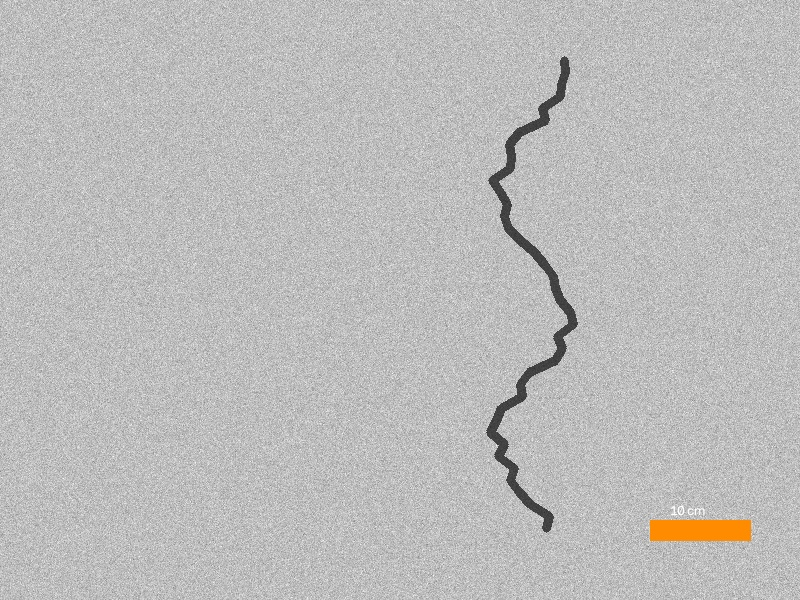
#> input picture dataset/raw/CAMPUS_ACADEMIC_001.jpg, 800 x 600 px
$ python main.py dataset/raw/CAMPUS_ACADEMIC_001.jpg dataset/raw/CAMPUS_CLEAN_007.jpg   (older library calls are emulated)
#> lines starting #> are read from the running program, lines starting #| are printed output that depends on the picture
### algorithms/preprocessing.py
"""
preprocessing.py
-----------------
Stage 1 of the pipeline: turns a raw campus photo into a clean,
consistently-lit grayscale image ready for edge detection.

UNIQUE FEATURE — Lighting-Aware Adaptive Enhancement:
Instead of applying the same fixed CLAHE settings to every image
(which is what most student projects do), this module first measures
how bright/dark/shadowed the image is using histogram statistics,
classifies it into a lighting category, and then picks CLAHE
parameters suited to that category. This directly targets your
faculty requirement of "different lighting conditions" and gives you
a genuine, explainable novelty point for the report.
"""

import cv2
import numpy as np


def resize_image(image, target_width=800):
    """Resize keeping aspect ratio so all images are processed at a
    consistent scale (keeps pixel-based measurements comparable)."""
    h, w = image.shape[:2]
    scale = target_width / w
    new_size = (target_width, int(h * scale))
    return cv2.resize(image, new_size, interpolation=cv2.INTER_AREA)


def to_grayscale(image):
    return cv2.cvtColor(image, cv2.COLOR_BGR2GRAY)


def classify_lighting(gray):
    """
    Classifies the image into one of: 'dark', 'bright', 'shadow_uneven',
    'normal' using simple, explainable statistics:
      - mean brightness  -> overall dark/bright
      - std deviation     -> low std + patches of very different
                              local means => uneven/shadow
    Returns a string label used to pick enhancement parameters.
    """
    mean_val = np.mean(gray)
    std_val = np.std(gray)

    # split into a 4x4 grid and look at how much local means vary —
    # a strong sign of shadow / uneven illumination
    h, w = gray.shape
    grid_means = []
    for i in range(4):
        for j in range(4):
            block = gray[i * h // 4:(i + 1) * h // 4, j * w // 4:(j + 1) * w // 4]
            grid_means.append(np.mean(block))
    grid_std = np.std(grid_means)

    if grid_std > 35:
        return "shadow_uneven"
    elif mean_val < 80:
        return "dark"
    elif mean_val > 190:
        return "bright"
    else:
        return "normal"


# CLAHE parameter presets tuned per lighting category.
# clipLimit: how aggressively contrast is boosted
# tileGridSize: smaller tiles = more local/aggressive correction (good for shadows)
LIGHTING_PRESETS = {
    "dark":          {"clipLimit": 3.5, "tileGridSize": (8, 8)},
    "bright":        {"clipLimit": 1.5, "tileGridSize": (8, 8)},
    "shadow_uneven": {"clipLimit": 2.5, "tileGridSize": (4, 4)},  # smaller tiles fight local shadows
    "normal":        {"clipLimit": 2.0, "tileGridSize": (8, 8)},
}


def enhance_contrast(gray, lighting_label=None):
    """Applies CLAHE using parameters chosen for the detected lighting
    condition. Returns (enhanced_image, lighting_label_used)."""
    if lighting_label is None:
        lighting_label = classify_lighting(gray)
    params = LIGHTING_PRESETS[lighting_label]
    clahe = cv2.createCLAHE(clipLimit=params["clipLimit"], tileGridSize=params["tileGridSize"])
    enhanced = clahe.apply(gray)
    return enhanced, lighting_label


def reduce_noise(gray):
    """Gaussian blur to suppress high-frequency noise before edge
    detection, without erasing thin crack lines (small 3x3 kernel)."""
    return cv2.GaussianBlur(gray, (3, 3), sigmaX=0.8)


def preprocess_pipeline(image_bgr):
    """
    Runs the full preprocessing chain and returns a dict of every
    intermediate result (needed for the "save intermediate outputs"
    requirement) plus the lighting label detected.
    """
    resized = resize_image(image_bgr)
    gray = to_grayscale(resized)
    lighting_label = classify_lighting(gray)
    enhanced, _ = enhance_contrast(gray, lighting_label)
    denoised = reduce_noise(enhanced)

    return {
        "resized": resized,
        "grayscale": gray,
        "enhanced": enhanced,
        "denoised": denoised,
        "lighting_label": lighting_label,
    }

### algorithms/sobel.py
"""
sobel.py — Sobel edge detection.

Concept: Sobel convolves the image with two 3x3 kernels (one for
horizontal gradient Gx, one for vertical gradient Gy). The gradient
magnitude sqrt(Gx^2 + Gy^2) is high wherever intensity changes
sharply — i.e. at edges, including crack boundaries.
"""

import cv2
import numpy as np
import time


def detect(gray_image):
    start = time.time()

    gx = cv2.Sobel(gray_image, cv2.CV_64F, 1, 0, ksize=3)
    gy = cv2.Sobel(gray_image, cv2.CV_64F, 0, 1, ksize=3)
    magnitude = np.sqrt(gx ** 2 + gy ** 2)
    magnitude = np.uint8(255 * magnitude / (np.max(magnitude) + 1e-6))

    elapsed = time.time() - start
    return magnitude, elapsed

### algorithms/prewitt.py
"""
prewitt.py — Prewitt edge detection.

Concept: Similar to Sobel, but uses simpler uniform-weight 3x3
kernels instead of Sobel's weighted-center kernels. This makes it
slightly faster but generally a bit more noise-sensitive than Sobel.
OpenCV has no built-in Prewitt, so we implement the kernels manually
with cv2.filter2D — good talking point for the report (shows you
understand the math, not just calling a library function).
"""

import cv2
import numpy as np
import time

KERNEL_X = np.array([[-1, 0, 1],
                      [-1, 0, 1],
                      [-1, 0, 1]], dtype=np.float32)

KERNEL_Y = np.array([[-1, -1, -1],
                      [0, 0, 0],
                      [1, 1, 1]], dtype=np.float32)


def detect(gray_image):
    start = time.time()

    gx = cv2.filter2D(gray_image.astype(np.float32), -1, KERNEL_X)
    gy = cv2.filter2D(gray_image.astype(np.float32), -1, KERNEL_Y)
    magnitude = np.sqrt(gx ** 2 + gy ** 2)
    magnitude = np.uint8(255 * magnitude / (np.max(magnitude) + 1e-6))

    elapsed = time.time() - start
    return magnitude, elapsed

### algorithms/laplacian.py
"""
laplacian.py — Laplacian edge detection.

Concept: Unlike Sobel/Prewitt (first-derivative, directional),
Laplacian is a second-derivative operator — it responds to regions
where the rate of intensity change itself changes, regardless of
direction. This makes it good at catching thin cracks in all
orientations at once, but it is also the most noise-sensitive of the
four, so we apply a light blur first.
"""

import cv2
import numpy as np
import time


def detect(gray_image):
    start = time.time()

    blurred = cv2.GaussianBlur(gray_image, (3, 3), 0)
    lap = cv2.Laplacian(blurred, cv2.CV_64F, ksize=3)
    lap = np.uint8(255 * np.abs(lap) / (np.max(np.abs(lap)) + 1e-6))

    elapsed = time.time() - start
    return lap, elapsed

### algorithms/canny.py
"""
canny.py — Canny edge detection.

Concept: A multi-stage algorithm (gradient computation -> non-maximum
suppression -> double thresholding -> edge tracking by hysteresis)
that produces thin, well-connected edges. It usually gives the
cleanest crack outlines of the four, but needs good threshold values.

UNIQUE FEATURE — Auto-thresholding via Otsu's value:
Instead of hardcoding Canny's low/high thresholds (which is what most
student implementations do, and which then fails on your night /
strong-sunlight images), we derive the thresholds from the image's
own Otsu threshold value. This makes Canny adapt per-image instead of
using one fixed setting for your entire 200+ image dataset.
"""

import cv2
import time


def detect(gray_image):
    start = time.time()

    # Use Otsu's threshold to derive adaptive Canny bounds instead of
    # fixed magic numbers -- makes this robust across your lighting-varied dataset.
    otsu_thresh, _ = cv2.threshold(gray_image, 0, 255, cv2.THRESH_BINARY + cv2.THRESH_OTSU)
    lower = 0.5 * otsu_thresh
    upper = otsu_thresh

    edges = cv2.Canny(gray_image, lower, upper)

    elapsed = time.time() - start
    return edges, elapsed

### algorithms/fusion.py
"""
fusion.py — Weighted Multi-Operator Fusion (the project's novelty algorithm)

WHY THIS EXISTS:
The faculty asked for 4 algorithms, so Sobel/Prewitt/Laplacian/Canny
remain the mandatory core comparison. This module adds a genuinely
useful 5th "bonus" method that most student projects on this topic do
NOT include, which is what will make yours stand out in review:

    Fusion = w1*Sobel + w2*Prewitt + w3*Laplacian + w4*Canny(as 0/255 mask)

Different operators fail in different ways: Sobel/Prewitt smear on
diagonal cracks, Laplacian over-triggers on noise, Canny can break a
crack into disconnected segments under harsh shadows. Combining them
with weights lets strong responses from any operator contribute,
often producing a MORE continuous, LESS noisy crack mask than any
single operator alone. This gives you a real, defensible research
angle: "does a weighted fusion outperform each individual classical
operator?" — exactly the kind of comparative-study depth a reviewer
wants to see, without turning this into a deep-learning project.

The weights below are a sensible default; the evaluation stage in
this project will let you show, with your OWN ground truth data,
whether fusion actually improves F1-score — you must not simply
assert it does without measuring it.
"""

import cv2
import numpy as np
import time


DEFAULT_WEIGHTS = {"sobel": 0.3, "prewitt": 0.2, "laplacian": 0.2, "canny": 0.3}


def detect(gray_image, sobel_map, prewitt_map, laplacian_map, canny_map, weights=None):
    """
    Combines the four already-computed edge maps into one fused map.
    Passing in the maps (rather than recomputing) avoids duplicate
    work and keeps timing measurements for each individual algorithm
    honest/unaffected.
    """
    start = time.time()
    w = weights or DEFAULT_WEIGHTS

    # normalize canny (binary 0/255) onto the same continuous scale as the others
    canny_norm = canny_map.astype(np.float32)

    fused = (
        w["sobel"] * sobel_map.astype(np.float32)
        + w["prewitt"] * prewitt_map.astype(np.float32)
        + w["laplacian"] * laplacian_map.astype(np.float32)
        + w["canny"] * canny_norm
    )
    fused = np.uint8(255 * fused / (np.max(fused) + 1e-6))

    elapsed = time.time() - start
    return fused, elapsed

### main.py
"""
main.py
--------
Orchestrates the complete classical pipeline for ONE image:

  Input -> Preprocess -> [Sobel|Prewitt|Laplacian|Canny|Fusion]
        -> Segment -> Morphology -> Skeletonize -> Measure
        -> Damage % -> Orientation & Severity Triage -> Heatmap -> Annotated Output

Saves every intermediate stage to outputs/<stage>/<image_id>.png
(faculty requirement: intermediate outputs must be generated and saved).

Usage:
    python main.py path/to/image.jpg
"""

import os
import sys
import cv2
import numpy as np

from algorithms import preprocessing, sobel, prewitt, laplacian, canny, fusion, segmentation, morphology
from measurement import calibration, length, width, area

OUTPUT_DIR = "outputs"


def save(stage, image_id, img):
    folder = os.path.join(OUTPUT_DIR, stage)
    os.makedirs(folder, exist_ok=True)
    cv2.imwrite(os.path.join(folder, f"{image_id}.png"), img)


# [56 lines left out: functions crack_confidence_score, generate_width_heatmap, annotate_final, not called in this run]


def run_pipeline(image_path, chosen_algo="canny", reference_cm=10.0, save_outputs=True):
#> called with image_path = 'dataset/raw/CAMPUS_ACADEMIC_001.jpg', chosen_algo = 'dataset/raw/CAMPUS_CLEAN_007.jpg', reference_cm = 10, save_outputs = True
    image_id = os.path.splitext(os.path.basename(image_path))[0]
    image_bgr = cv2.imread(image_path)
#> image_bgr is the input picture: shape (600, 800, 3); mean B, G, R 187.3, 187.9, 188.4
    if image_bgr is None:
        raise FileNotFoundError(f"Could not read image: {image_path}")

    pre = preprocessing.preprocess_pipeline(image_bgr)
#> in classify_lighting, `mean_val = np.mean(gray)`: mean_val = 188
#> in classify_lighting, `std_val = np.std(gray)`: std_val = 20.11
#> after the loop in classify_lighting, `for i in range(4):`:
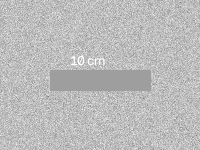
#> block: shape (150, 200); min 123, max 255, mean 187.4
#> after the loop in classify_lighting, `for i in range(4):`: grid_means = [189.4, 189.6, 185.1, 189.5, 189.5, 189.5, 182.9, 189.6, 189.6, 189.5, 181.8, 189.6, 189.5, 189.4, 185.6, 187.4]
#> in classify_lighting, `grid_std = np.std(grid_means)`: grid_std = 2.54
#> in preprocess_pipeline, `lighting_label = classify_lighting(gray)`: lighting_label = 'normal'
#> in enhance_contrast, `enhanced = clahe.apply(gray)`:
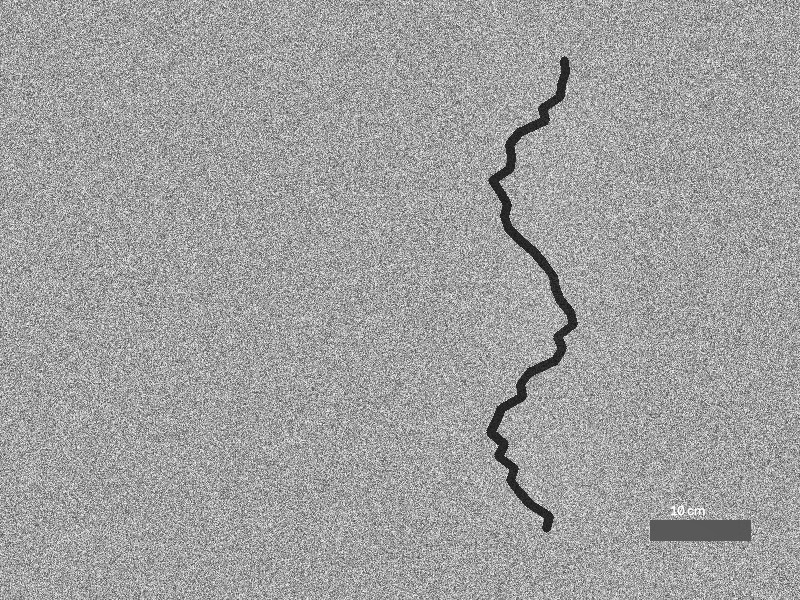
#> enhanced: shape (600, 800); min 20, max 255, mean 160
#> pre = 5 items
    resized, gray, enhanced, denoised = pre["resized"], pre["grayscale"], pre["enhanced"], pre["denoised"]
    lighting = pre["lighting_label"]
#> lighting = 'normal'

    edge_maps = {}
    timings = {}
    edge_maps["sobel"], timings["sobel"] = sobel.detect(denoised)
#> in detect, `gx = cv2.Sobel(gray_image, cv2.CV_64F, 1, 0, ksize=3)`:
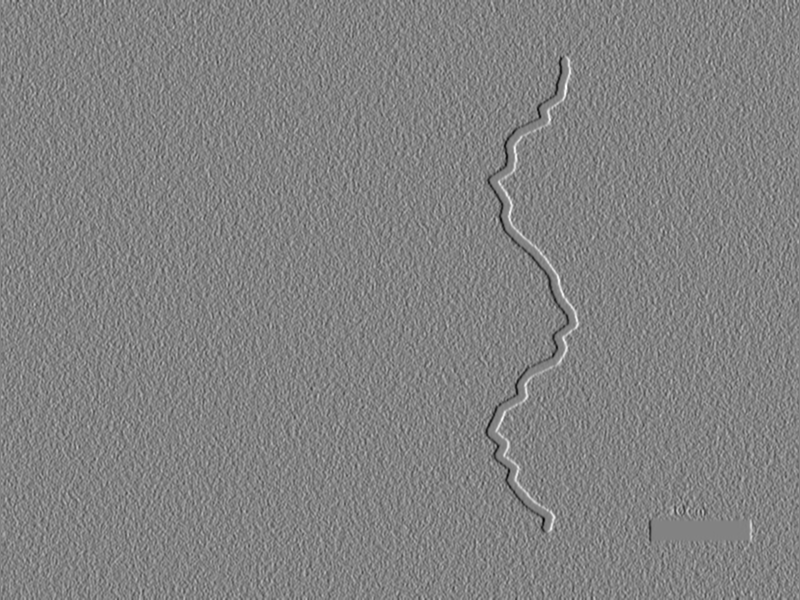
#> gx: shape (600, 800) float64; min -537, max 511, mean 0; drawn with min black and max white
#> in detect, `gy = cv2.Sobel(gray_image, cv2.CV_64F, 0, 1, ksize=3)`:
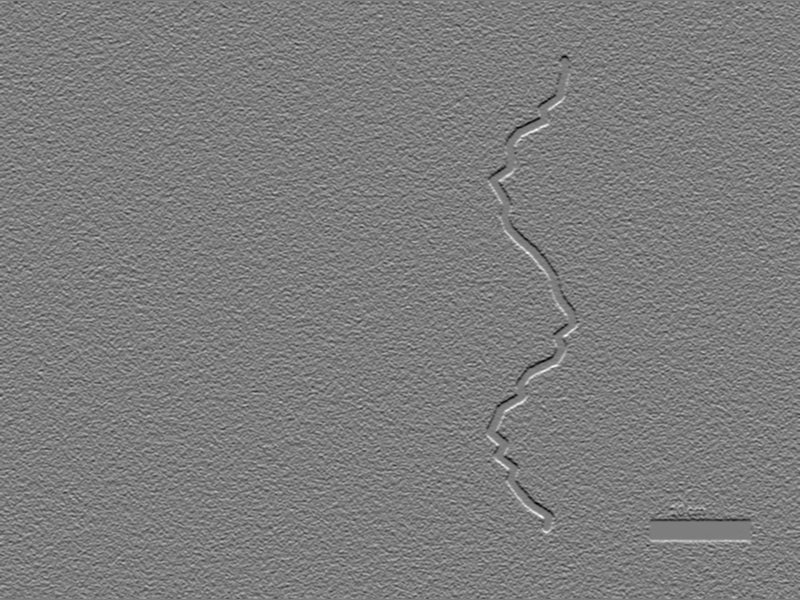
#> gy: shape (600, 800) float64; min -466, max 481, mean 0; drawn with min black and max white
    edge_maps["prewitt"], timings["prewitt"] = prewitt.detect(denoised)
    edge_maps["laplacian"], timings["laplacian"] = laplacian.detect(denoised)
#> in detect, `lap = np.uint8(255 * np.abs(lap) / (np.max(np.abs(lap)) + 1e-6))`:
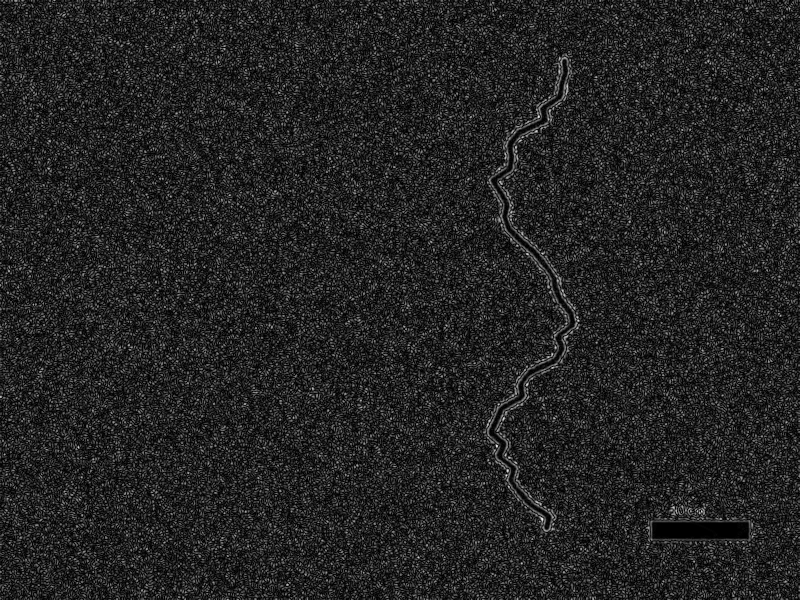
#> lap: shape (600, 800); min 0, max 254, mean 35.6
    edge_maps["canny"], timings["canny"] = canny.detect(denoised)
#> in detect, `otsu_thresh, _ = cv2.threshold(gray_image, 0, 255, cv2.THRESH_BINARY +..`: otsu_thresh = 156
#> in detect, `lower = 0.5 * otsu_thresh`: lower = 78
#> in detect, `upper = otsu_thresh`: upper = 156
#> in detect, `edges = cv2.Canny(gray_image, lower, upper)`:
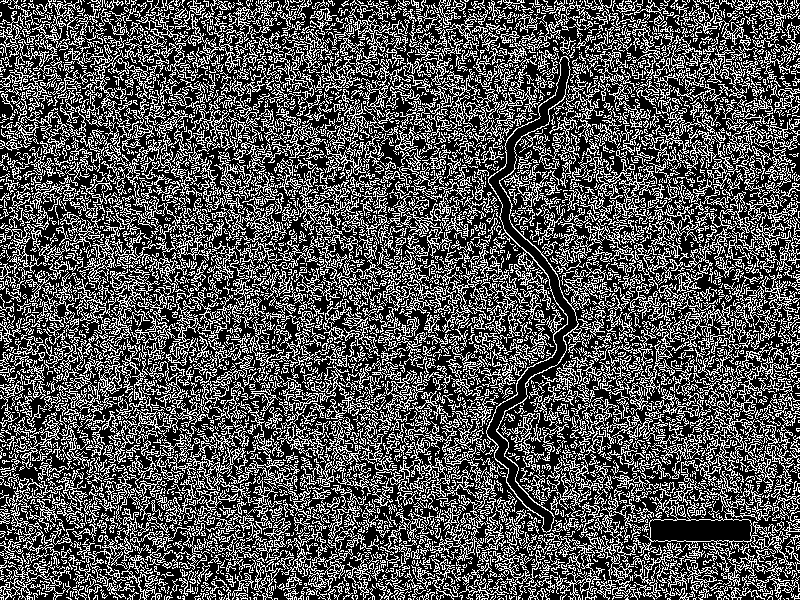
#> edges: shape (600, 800); 32.6% white in thin lines or dots
    edge_maps["fusion"], timings["fusion"] = fusion.detect(
        denoised, edge_maps["sobel"], edge_maps["prewitt"], edge_maps["laplacian"], edge_maps["canny"]
    )
#> in detect, `canny_norm = canny_map.astype(np.float32)`: canny_norm: shape (600, 800) float32; 32.6% white in thin lines or dots
#> in detect, `fused = ( w["sobel"] * sobel_map.astype(np.float32) + w["prewitt"] * p..`:
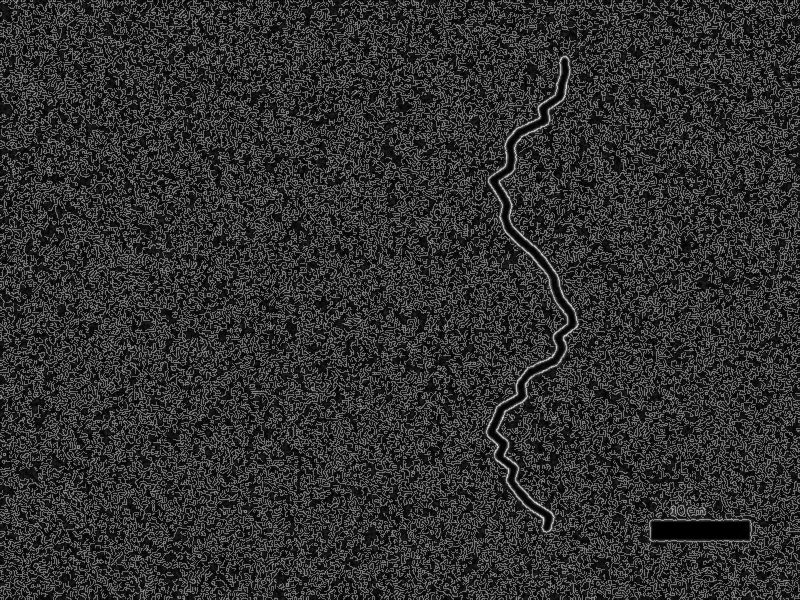
#> fused: shape (600, 800) float32; min 0, max 225.1, mean 50

    if save_outputs:
        save("grayscale", image_id, gray)
        save("enhanced", image_id, enhanced)
        for name in ["sobel", "prewitt", "laplacian", "canny", "fusion"]:
            save(name, image_id, edge_maps[name])

#> (the run stopped early here; a loop or call above may not have finished)

$ run again, on dataset/raw/CAMPUS_CORRIDOR_005.jpg
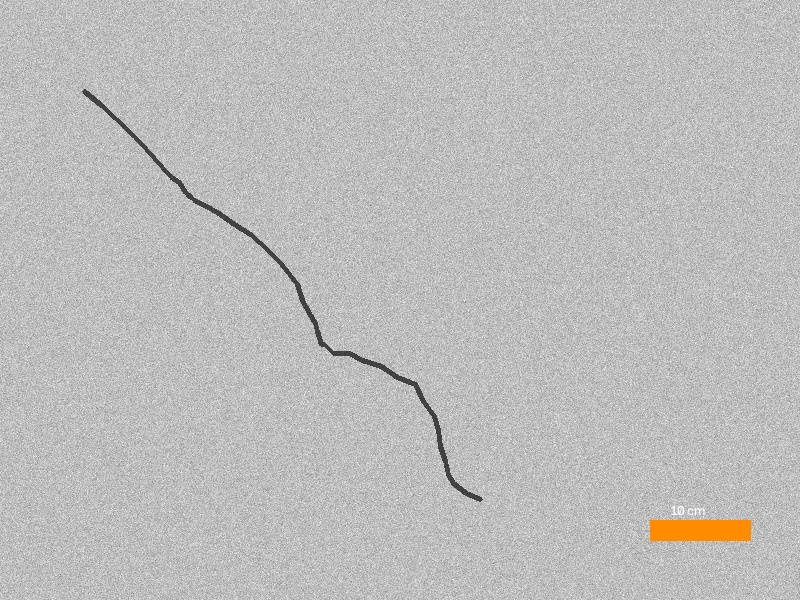
#> input picture dataset/raw/CAMPUS_CORRIDOR_005.jpg, 800 x 600 px
#> in run_pipeline, image_bgr is the input picture: shape (600, 800, 3); mean B, G, R 188, 188.6, 189.1
#> mean_val = 188.7
#> std_val = 18.02
#> after the loop in classify_lighting, `for i in range(4):`: grid_means = [188, 189.7, 189.8, 189.7, 188, 186.7, 189.5, 189.5, 189.6, 186.8, 187.7, 189.5, 189.4, 189.6, 188.2, 187.4]
#> grid_std = 1.07
#> lighting_label = 'normal'
#> pre = 5 items
#> lighting = 'normal'
#> otsu_thresh = 158
#> lower = 79
#> upper = 158
#> in detect, `edges = cv2.Canny(gray_image, lower, upper)`:
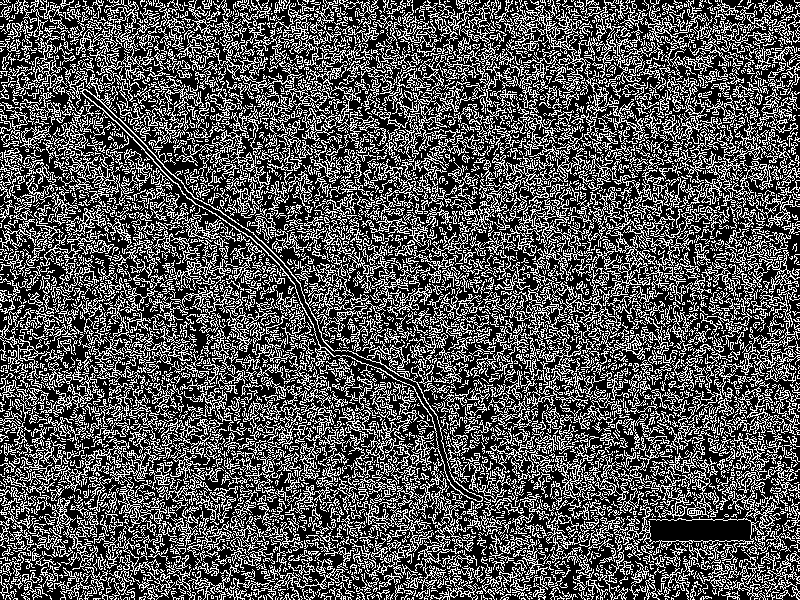
#> edges: shape (600, 800); 32.7% white in thin lines or dots
#> canny_norm: shape (600, 800) float32; 32.7% white in thin lines or dots
#> in detect, `fused = ( w["sobel"] * sobel_map.astype(np.float32) + w["prewitt"] * p..`:
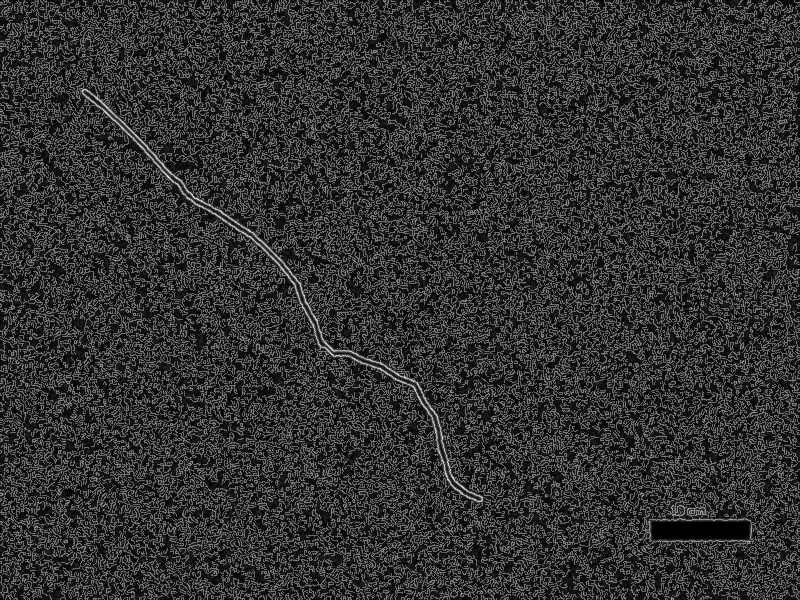
#> fused: shape (600, 800) float32; min 0, max 231.6, mean 50.9
